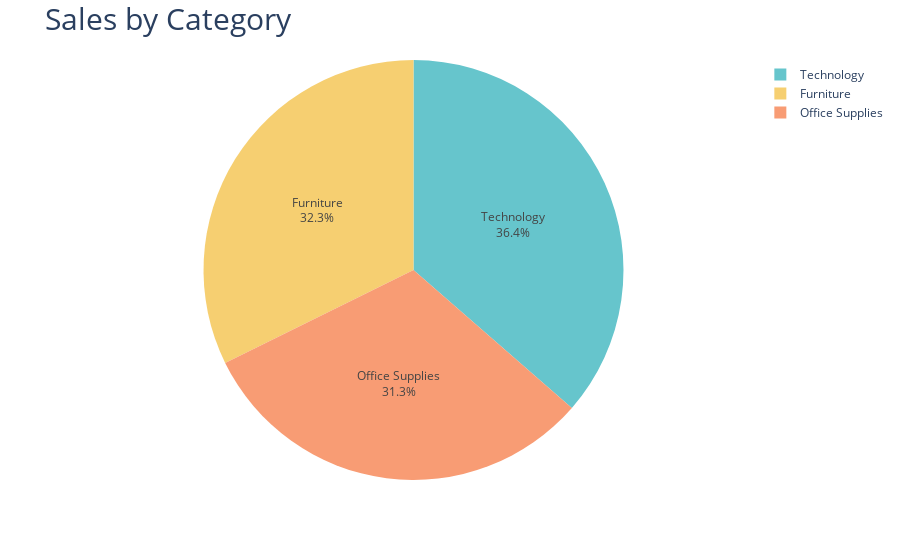

The notebook cell this image was saved under:
### Markdown cell above
### Sales by Category

### Code cell
#Sales by category
sales_by_category = df.groupby('Category')['Sales'].sum().reset_index()

fig_sales_by_category = px.pie(sales_by_category, 
             values='Sales', 
             names='Category', 
             color_discrete_sequence=px.colors.qualitative.Pastel)

fig_sales_by_category.update_traces(textposition='inside', textinfo='percent+label')
fig_sales_by_category.update_layout(title_text='Sales by Category', title_font=dict(size=30))

fig_sales_by_category.show()

### Figure 1 — Plotly figure (JSON) as saved in the notebook; plotly's stock layout.template omitted (floating-point values rounded to 4 significant figures)
{"data": [{"domain": {"x": [0, 1], "y": [0, 1]}, "hovertemplate": "Category=%{label}<br>Sales=%{value}<extra></extra>", "labels": ["Furniture", "Office Supplies", "Technology"], "legendgroup": "", "name": "", "showlegend": true, "textinfo": "percent+label", "textposition": "inside", "type": "pie", "values": [741700.0, 719000.0, 836200.0]}], "layout": {"legend": {"tracegroupgap": 0}, "margin": {"t": 60}, "piecolorway": ["rgb(102, 197, 204)", "rgb(246, 207, 113)", "rgb(248, 156, 116)", "rgb(220, 176, 242)", "rgb(135, 197, 95)", "rgb(158, 185, 243)", "rgb(254, 136, 177)", "rgb(201, 219, 116)", "rgb(139, 224, 164)", "rgb(180, 151, 231)", "rgb(179, 179, 179)"], "title": {"font": {"size": 30}, "text": "Sales by Category"}}}
